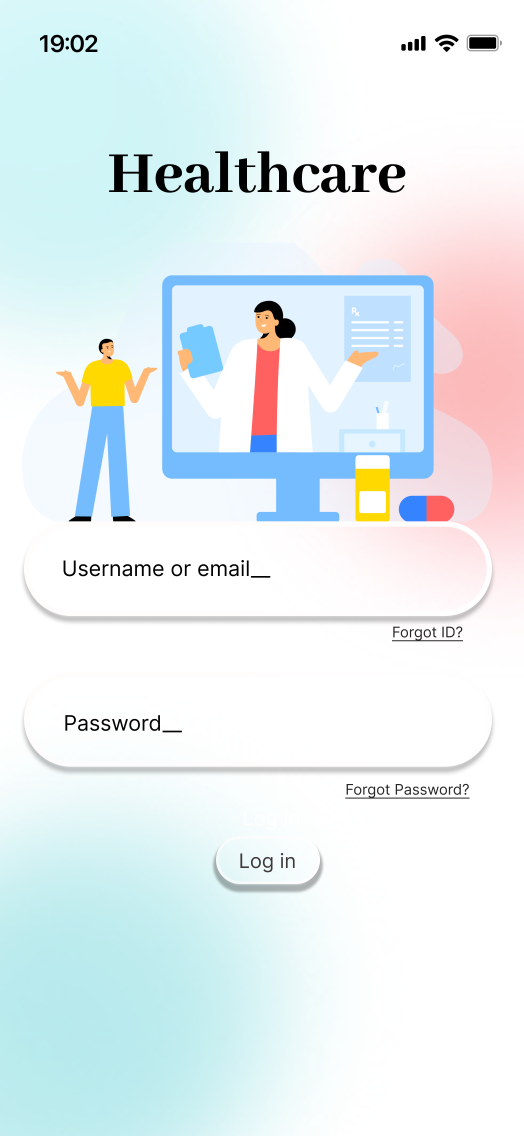
#> input picture assets/cover/Landing Page.png, 1572 x 3408 px (shown at 1/3 size)
$ python -i make-dark-covers.py   (imports and definitions only)
#> lines starting #> are read from the running program, lines starting #| are printed output that depends on the picture
#!/usr/bin/env python3
"""
Generate the DARK-MODE variant of each project cover.

Light covers are hand-drawn scenes: black line-art + an orange bun (with dark
eyes/sunglasses) on white paper. Dark mode wants WHITE line-art on BLACK, with
the orange bun kept AND its eyes/sunglasses left DARK (a plain CSS invert turns
the eyes white, which reads as creepy — this is why we bake a variant instead).

For each  assets/cover/<name>-cover-scene.png  this writes
          assets/cover/<name>-cover-scene-dark.png

Method per image:
  1. invert            -> white lines on black, but orange->blue and eyes->white
  2. restore orange    -> paste the ORIGINAL orange pixels back (exact colour)
  3. dark eyes         -> find dark blobs ENCLOSED inside the orange bun
                          (flood-fill from a corner; seal crayon gaps first so
                          the bun is a solid region and the fill can't leak in)
                          and repaint them dark
  4. floor the near-black background to pure #000 so it blends with the card

Run from anywhere:  python3 scripts/make-dark-covers.py
Then bump the  ?v=  on the -dark.png <img> tags in index.html.

Known limit: a bun seen in a MIRROR REFLECTION that's clipped by the frame isn't
fully enclosed, so its eyes/sunglasses may stay light. Foreground buns are fine.
"""
from PIL import Image, ImageChops, ImageOps, ImageDraw, ImageFilter
from pathlib import Path

COVER_DIR = Path(__file__).resolve().parent.parent / "assets" / "cover"
NAMES = ["healthcare-cover-scene", "voderrn-cover-scene", "wisdom-cover-scene", "llm-cover-scene"]


def masks(im):
    r, g, b = im.split()
    rb = ImageChops.subtract(r, b)  # R-B, clamped >= 0
    orange = ImageChops.multiply(ImageChops.multiply(
        r.point(lambda p: 255 if p > 150 else 0),
        b.point(lambda p: 255 if p < 140 else 0)),
        rb.point(lambda p: 255 if p > 55 else 0))
    dark = ImageChops.multiply(ImageChops.multiply(
        r.point(lambda p: 255 if p < 95 else 0),
        g.point(lambda p: 255 if p < 95 else 0)),
        b.point(lambda p: 255 if p < 95 else 0))
    return orange, dark


def make_dark(im):
    orange, dark = masks(im)
    r, g, b = im.split()
    # a looser "dark-ish" mask (includes anti-aliased edges of the dark shapes,
    # but still excludes orange since orange's R is ~250)
    dark_loose = ImageChops.multiply(ImageChops.multiply(
        r.point(lambda p: 255 if p < 165 else 0),
        g.point(lambda p: 255 if p < 165 else 0)),
        b.point(lambda p: 255 if p < 165 else 0))

    # seal crayon-stroke gaps so the bun is solid (no leak channels for the flood
    # fill), but keep the bigger eye/sunglass holes open
    orange_solid = orange.filter(ImageFilter.MaxFilter(9)).filter(ImageFilter.MinFilter(9))
    notorange = ImageChops.invert(orange_solid)
    flood = notorange.copy()
    ImageDraw.floodfill(flood, (0, 0), 128)              # border-connected -> 128
    enclosed = flood.point(lambda p: 255 if p == 255 else 0)   # holes inside the bun
    seed = ImageChops.multiply(dark, enclosed)           # dark bits enclosed by orange

    # grow the seed along CONNECTED dark pixels so a whole feature is captured, not
    # just its enclosed core — e.g. sunglasses = lens fill (enclosed) + frame + temple
    # arms (reach the bun edge, not enclosed). Reconstruction stays inside the dark
    # shape, so it never bleeds into unrelated line-art.
    feat = seed
    for _ in range(45):
        feat = ImageChops.lighter(feat, ImageChops.multiply(
            feat.filter(ImageFilter.MaxFilter(7)), dark))
    # widen once more onto the anti-aliased edge so no white halo rings the shape
    feat = ImageChops.multiply(feat.filter(ImageFilter.MaxFilter(5)), dark_loose)

    out = ImageOps.invert(im)                            # white lines / black bg
    out.paste(im, (0, 0), orange)                        # restore exact orange
    out.paste(Image.new("RGB", im.size, (18, 17, 15)), (0, 0), feat)  # dark eyes/glasses
    # floor near-black bg to pure #000
    r2, g2, b2 = out.split()
    mx = ImageChops.lighter(ImageChops.lighter(r2, g2), b2)
    out = Image.composite(Image.new("RGB", out.size, (0, 0, 0)), out,
                          mx.point(lambda p: 255 if p < 30 else 0))
    return out


def main():
    for name in NAMES:
        src = COVER_DIR / f"{name}.png"
        if not src.exists():
            print("skip (missing):", src.name)
            continue
        make_dark(Image.open(src).convert("RGB")).save(COVER_DIR / f"{name}-dark.png")
        print("wrote", f"{name}-dark.png")


# [2 lines not run here, left out]

>>> import cv2
>>> picture = cv2.imread('../assets/cover/Landing Page.png', cv2.IMREAD_GRAYSCALE)
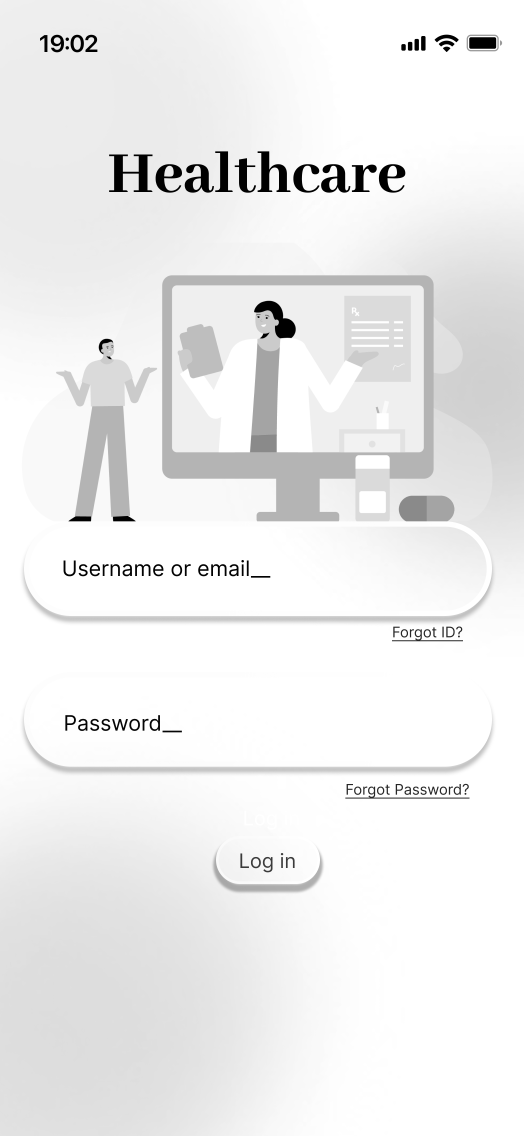
#> picture: shape (3408, 1572) (shown at 1/3 size); min 0, max 255, mean 237.4
#> (the run stopped early here; a loop or call above may not have finished)
